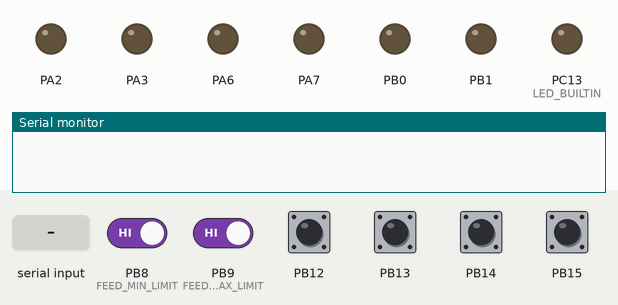
Recording of a program running on a simulated STM32 Black Pill. Shown: output pins drawn as LEDs (lit = HIGH), the last lines printed to the serial monitor. The test bench sets the inputs (shaded band); at power-on: PB8 (FEED_MIN_LIMIT), PB9 (FEED_MAX_LIMIT), PB12–15 HIGH.

Above: at 1.2 s.
1.3 s: "1\n" received over Serial
At 2.5 s:
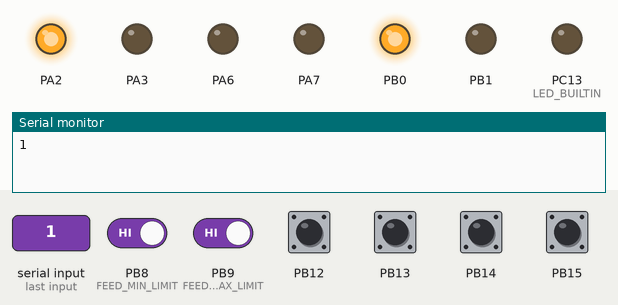
2.8 s: "p\n" received over Serial
4.3 s: "u\n" received over Serial
Timing chart, 0 to 7.3 s (numbered marks = the images above; inputs shaded):
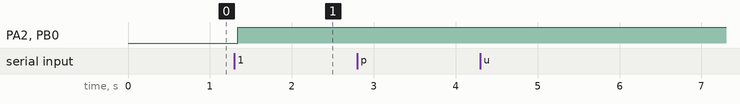

Measured:
- after the input at 1.3 s, PA2, PB0: LOW → HIGH at once

The program:

main.cpp
```cpp
#include <Arduino.h>
// #include <AccelStepper.h>
#define USE_USBCON
#include <config.h>
#include <motor.h>
#include <encoder.h>
#include <AccelStepper.h>

// #include <WiFi.h>

const char *ssid = "22 Ground Floor 2.4Ghz";
const char *password = "1234abcd";
String serial_input = "";

//  Define the stepper motor object
AccelStepper stepper(AccelStepper::DRIVER, STEP_PIN, DIR_PIN_STEP);

void DropDown();
void DropUp();
void launch();

long prevT = 0;
int motorspeed1 = 0;
int motorspeed2 = 0;
double targetRPM = 0;

// ////////// MOTOR //////////
Motor motor1(LEFT1, RIGHT1);
Motor motor2(LEFT2, RIGHT2);
Motor motor3(LEFT3, RIGHT3);

///////// ENCODER /////////
Encoder encoder1(ENCODER1A, ENCODER1B, true);
Encoder encoder2(ENCODER2A, ENCODER2B, true);
void encoder1Update();
void encoder2Update();

void setup()
{
  pinMode(LED_BUILTIN, OUTPUT);
  pinMode(FEED_MIN_LIMIT, INPUT_PULLUP);
  pinMode(FEED_MAX_LIMIT, INPUT_PULLUP);
  Serial.begin(9600);
  analogWriteResolution(16);

  // Set the maximum speed and acceleration for the stepper motor
  stepper.setPinsInverted(true, true, false);
  stepper.setMaxSpeed(1000);
  stepper.setAcceleration(500);

  //   WiFi.begin(ssid, password);
  // while (WiFi.status() != WL_CONNECTED) {
  //   delay(1000);
  // Serial.println("Connecting to WiFi...");
  // }
  // Serial.println("Connected to WiFi!");

  attachInterrupt(digitalPinToInterrupt(ENCODER1A), encoder1Update, CHANGE);
  attachInterrupt(digitalPinToInterrupt(ENCODER1B), encoder1Update, CHANGE);
  attachInterrupt(digitalPinToInterrupt(ENCODER2A), encoder2Update, CHANGE);
  attachInterrupt(digitalPinToInterrupt(ENCODER2B), encoder2Update, CHANGE);
}

void loop()
{
  if (Serial.available() > 0)
  {
    char c = Serial.read();
    if ((int)c == 13)
    {
      ;
    }

    else if ((int)c == 10)
    {
      Serial.println(serial_input);
      if (serial_input == "p")
      {
        launch();
      }
      else if (serial_input == "u")
      {
        DropUp();
      }
      else if (serial_input == "d")
      {
        DropDown();
      }
      else
      {
        targetRPM = serial_input.toDouble();
      }
      serial_input = "";
    }

    else
    {
      serial_input += c;
    }
  }

  // Serial.print("Encoder 1 = ");
  double ENC1_Value = encoder1.get_value();
  ENC1_Value = ((abs(ENC1_Value) * (1. / 1200.)) / (double)(millis() - prevT)) * 60000.;
  motorspeed1 += (targetRPM - ENC1_Value) * 0.1;
  if (motorspeed1 > 32767)
    motorspeed1 = 32767;
  // Serial.print(ENC1_Value);
  // Serial.print("\t");
  // Serial.print(motorspeed1);
  motor1.setSpeed(motorspeed1);

  // Serial.print("\t");

  // Serial.print("Encoder 2 = ");
  double ENC2_Value = encoder2.get_value();
  ENC2_Value = ((abs(ENC2_Value) * (1. / 1200.)) / (double)(millis() - prevT)) * 60000.;
  motorspeed2 += (targetRPM - ENC2_Value) * 0.1;
  if (motorspeed2 > 32767)
    motorspeed2 = 32767;
  // Serial.print(ENC2_Value);
  // Serial.print("\t");
  // Serial.print(motorspeed2);
  motor2.setSpeed(motorspeed2);

  // Serial.println("\t");
  prevT = millis();

  delay(20);
}

void encoder1Update()
{
  encoder1.encoderUpdate();
}

void encoder2Update()
{
  encoder2.encoderUpdate();
}
void DropDown()
{
  Serial.println("DropDown");

  int max = digitalRead(FEED_MAX_LIMIT);
  int min = digitalRead(FEED_MIN_LIMIT);
  while (max == LOW)
  {
    motor3.setSpeed(MAX_SPEED); // Run the motor at maximum speed
    max = digitalRead(FEED_MAX_LIMIT);
  }

  motor3.setSpeed(0);
}

void DropUp()
{
  Serial.println("DropUp");

  int max = digitalRead(FEED_MAX_LIMIT);
  int min = digitalRead(FEED_MIN_LIMIT);
  while (min == LOW)
  {
    motor3.setSpeed(-MAX_SPEED); // Run the motor at maximum speed
    max = digitalRead(FEED_MAX_LIMIT);
  }
}

void launch()
{
  Serial.println("Pneumatic");
  digitalWrite(PNEUM_PIN, HIGH);
  delay(1000);
  digitalWrite(PNEUM_PIN, LOW);
}
```

encoder.h
```cpp
#include <Arduino.h>

class Encoder
{
private:
    int pin0;
    int pin1;
    volatile int value;
    int currentState;
    int lastState;
    double  revolution_per_count = 1/1200;
    // double  revolution_per_count = 1;

public:
    Encoder(int, int, bool);
    ~Encoder();
    double get_value();
    void encoderUpdate();
};

Encoder::Encoder(int pin0, int pin1, bool reversed = false)
{
    if (!reversed)
    {
        this->pin0 = pin0;
        this->pin1 = pin1;
    }
    else
    {
        this->pin0 = pin1;
        this->pin1 = pin0;
    }

    pinMode(this->pin0, INPUT_PULLUP);
    pinMode(this->pin1, INPUT_PULLUP);

    lastState = digitalRead(this->pin0);
}

Encoder::~Encoder()
{
}

double Encoder::get_value()
{
    double return_value = value;
    value = 0;
    return return_value;
}

void Encoder::encoderUpdate()
{
    currentState = digitalRead(pin0);
    if (currentState != lastState && currentState == 1)
    {
        if (digitalRead(pin1) != currentState)
            value--;
        else
            value++;
    }
    lastState = currentState;
}
```

motor.h
```cpp
#include <Arduino.h>

class Motor
{
private:
public:
    int leftPin;
    int rightPin;
    Motor(int leftPin, int rightPin);
    ~Motor();
    void setSpeed(int);
};

Motor::Motor(int leftPin, int rightPin)
{
    this->leftPin = leftPin;
    this->rightPin = rightPin;
    pinMode(leftPin, OUTPUT);
    pinMode(rightPin, OUTPUT);
}

Motor::~Motor()
{
}

void Motor::setSpeed(int speed)
{
    if (speed > 0)
    {
        analogWrite(leftPin, speed);
        analogWrite(rightPin, 0);
    }
    else if (speed < 0)
    {
        analogWrite(leftPin, 0);
        analogWrite(rightPin, -speed);
    }
    else
    {
        analogWrite(leftPin, 0);
        analogWrite(rightPin, 0);
    }
}
```

config.h
```cpp
#define LEFT1   PB1
#define RIGHT1  PB0
#define LEFT2   A3
#define RIGHT2  A2
#define LEFT3   A7
#define RIGHT3  A6
#define LED_BUILTIN PC13

#define ENCODER1A  PB13
#define ENCODER1B  PB12
#define ENCODER2A  PB14
#define ENCODER2B  PB15

#define FEED_MIN_LIMIT PB8 // Minimum limit switch pin
#define FEED_MAX_LIMIT PB9 // Maximum limit switch pin
//Stepper Pin//
#define STEP_PIN A0  // Step pin
#define DIR_PIN_STEP A1 // Direction pin

#define MAX_SPEED 6425
#define PNEUM_PIN PB4
```
